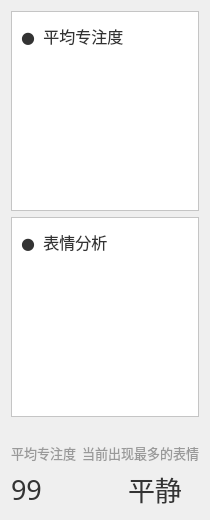
         <widget class="QWidget" name="tab_7">
          <attribute name="title">
           <string>整体情况</string>
          </attribute>
          <layout class="QGridLayout" name="gridLayout_10">
           <item row="4" column="1">
            <widget class="QLabel" name="label_27">
             <property name="minimumSize">
              <size>
               <width>40</width>
               <height>40</height>
              </size>
             </property>
             <property name="maximumSize">
              <size>
               <width>40</width>
               <height>40</height>
              </size>
             </property>
             <property name="text">
              <string/>
             </property>
             <property name="pixmap">
              <pixmap resource="../../Status.qrc">:/button/Resources/material/button/neutral.png</pixmap>
             </property>
             <property name="scaledContents">
              <bool>true</bool>
             </property>
            </widget>
           </item>
           <item row="3" column="0">
            <widget class="QLabel" name="label_24">
             <property name="maximumSize">
              <size>
               <width>16777215</width>
               <height>20</height>
              </size>
             </property>
             <property name="font">
              <font>
               <family>微软雅黑</family>
               <pointsize>10</pointsize>
              </font>
             </property>
             <property name="styleSheet">
              <string notr="true">QLabel {
	border: none;
	background: none;
	color: #999999;
}</string>
             </property>
             <property name="text">
              <string>平均专注度</string>
             </property>
            </widget>
           </item>
           <item row="4" column="0">
            <widget class="QLabel" name="label_26">
             <property name="minimumSize">
              <size>
               <width>0</width>
               <height>40</height>
              </size>
             </property>
             <property name="maximumSize">
              <size>
               <width>16777215</width>
               <height>40</height>
              </size>
             </property>
             <property name="font">
              <font>
               <family>微软雅黑</family>
               <pointsize>20</pointsize>
              </font>
             </property>
             <property name="styleSheet">
              <string notr="true">QLabel {
	border: none;
	background: none;
	color: #333333;
}</string>
             </property>
             <property name="text">
              <string>99</string>
             </property>
            </widget>
           </item>
           <item row="4" column="2">
            <widget class="QLabel" name="label_28">
             <property name="minimumSize">
              <size>
               <width>0</width>
               <height>40</height>
              </size>
             </property>
             <property name="maximumSize">
              <size>
               <width>16777215</width>
               <height>40</height>
              </size>
             </property>
             <property name="font">
              <font>
               <family>微软雅黑</family>
               <pointsize>20</pointsize>
              </font>
             </property>
             <property name="styleSheet">
              <string notr="true">QLabel {
	border: none;
	background: none;
	color: #333333;
}</string>
             </property>
             <property name="text">
              <string>平静</string>
             </property>
            </widget>
           </item>
           <item row="1" column="0" colspan="3">
            <widget class="QFrame" name="area_chart_2">
             <property name="minimumSize">
              <size>
               <width>0</width>
               <height>200</height>
              </size>
             </property>
             <property name="maximumSize">
              <size>
               <width>16777215</width>
               <height>16777215</height>
              </size>
             </property>
             <property name="styleSheet">
              <string notr="true">QFrame {
	background-color: #ffffff;
}</string>
             </property>
             <property name="frameShape">
              <enum>QFrame::StyledPanel</enum>
             </property>
             <property name="frameShadow">
              <enum>QFrame::Raised</enum>
             </property>
             <layout class="QVBoxLayout" name="verticalLayout_7">
              <item>
               <widget class="QLabel" name="area_chart_title_text_3">
                <property name="minimumSize">
                 <size>
                  <width>0</width>
                  <height>30</height>
                 </size>
                </property>
                <property name="maximumSize">
                 <size>
                  <width>16777215</width>
                  <height>30</height>
                 </size>
                </property>
                <property name="font">
                 <font>
                  <family>微软雅黑</family>
                  <pointsize>12</pointsize>
                 </font>
                </property>
                <property name="styleSheet">
                 <string notr="true">QLabel {
	background: none;
	color: #333333;
}</string>
                </property>
                <property name="text">
                 <string>●  表情分析</string>
                </property>
               </widget>
              </item>
              <item>
               <widget class="QWidget" name="area_chart_widget_3" native="true">
                <property name="minimumSize">
                 <size>
                  <width>0</width>
                  <height>0</height>
                 </size>
                </property>
                <property name="maximumSize">
                 <size>
                  <width>16777215</width>
                  <height>16777215</height>
                 </size>
                </property>
                <property name="styleSheet">
                 <string notr="true"/>
                </property>
               </widget>
              </item>
             </layout>
            </widget>
           </item>
           <item row="0" column="0" colspan="3">
            <widget class="QFrame" name="area_chart">
             <property name="minimumSize">
              <size>
               <width>0</width>
               <height>200</height>
              </size>
             </property>
             <property name="maximumSize">
              <size>
               <width>16777215</width>
               <height>16777215</height>
              </size>
             </property>
             <property name="styleSheet">
              <string notr="true">QFrame {
	background-color: #ffffff;
}</string>
             </property>
             <property name="frameShape">
              <enum>QFrame::StyledPanel</enum>
             </property>
             <property name="frameShadow">
              <enum>QFrame::Raised</enum>
             </property>
             <layout class="QVBoxLayout" name="verticalLayout_5">
              <item>
               <widget class="QLabel" name="area_chart_title_text">
                <property name="minimumSize">
                 <size>
                  <width>0</width>
                  <height>30</height>
                 </size>
                </property>
                <property name="maximumSize">
                 <size>
                  <width>16777215</width>
                  <height>30</height>
                 </size>
                </property>
                <property name="font">
                 <font>
                  <family>微软雅黑</family>
                  <pointsize>12</pointsize>
                 </font>
                </property>
                <property name="styleSheet">
                 <string notr="true">QLabel {
	background: none;
	color: #333333;
}</string>
                </property>
                <property name="text">
                 <string>●  平均专注度</string>
                </property>
               </widget>
              </item>
              <item>
               <widget class="QWidget" name="area_chart_widget" native="true">
                <property name="minimumSize">
                 <size>
                  <width>0</width>
                  <height>0</height>
                 </size>
                </property>
                <property name="maximumSize">
                 <size>
                  <width>16777215</width>
                  <height>16777215</height>
                 </size>
                </property>
                <property name="styleSheet">
                 <string notr="true"/>
                </property>
               </widget>
              </item>
             </layout>
            </widget>
           </item>
           <item row="3" column="1" colspan="2">
            <widget class="QLabel" name="label_25">
             <property name="minimumSize">
              <size>
               <width>0</width>
               <height>20</height>
              </size>
             </property>
             <property name="maximumSize">
              <size>
               <width>16777215</width>
               <height>20</height>
              </size>
             </property>
             <property name="font">
              <font>
               <family>微软雅黑</family>
               <pointsize>10</pointsize>
              </font>
             </property>
             <property name="styleSheet">
              <string notr="true">QLabel {
	border: none;
	background: none;
	color: #999999;
}</string>
             </property>
             <property name="text">
              <string>当前出现最多的表情</string>
             </property>
            </widget>
           </item>
           <item row="2" column="0" colspan="3">
            <spacer name="verticalSpacer_8">
             <property name="orientation">
              <enum>Qt::Vertical</enum>
             </property>
             <property name="sizeType">
              <enum>QSizePolicy::Fixed</enum>
             </property>
             <property name="sizeHint" stdset="0">
              <size>
               <width>20</width>
               <height>20</height>
              </size>
             </property>
            </spacer>
           </item>
          </layout>
         </widget>
